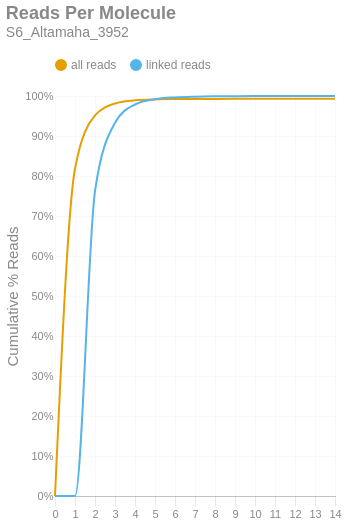

The cell this chart's notebook holds for it:
### Markdown cell above
### Reads per Molecule
This chart shows the cumulative distribution of the number of reads per linked molecule. That is, how many alignments are associated with a unique molecule. This excludes the number of reads associated with invalid or absent linked-read barcodes. The `linked` histogram is the percentages recalculated when disregarding singletons.

### Code cell
if SKIPLR:
    print_html(f"Skipped")
else:
    counts = np.bincount(valids['reads'].cast(pl.Int64).to_numpy())
    weighted = counts * np.arange(len(counts))
    all_perc = weighted / n_reads
    linked_perc = weighted / n_linked_reads
    linked_perc[1] = 0
    binned_df = pl.DataFrame({
        'readsper': list(range(len(counts))),
        'all reads (cumsum)': np.cumsum(all_perc).tolist(),
        'linked reads (cumsum)': np.cumsum(linked_perc).tolist(),
    })

    with SafeRender(binned_df):
        (
            density_plot(binned_df, 'Reads Per Molecule', samplename, 'readspmol')
            .encode(
                x=alt.X('readsper:O', title=None).axis(labelAngle=0).scale(padding=0),
                y=alt.Y('value:Q', title='Cumulative % Reads').axis(format='%').stack(False),
                color=alt.Color("key:N").scale(domain=["all reads", "linked reads"]),
                tooltip=[
                    alt.Tooltip("key:N", title="Data Type"),
                    alt.Tooltip("readsper:O", title="Reads Per Molecule"),
                    alt.Tooltip("value:Q", format=".2%", title="% Reads (Cum.)")
                ]            
            )
        ).display()

### Figure 1 — Vega-Lite specification as saved in the notebook (floating-point values rounded to 4 significant figures)
{"width": "container", "height": 400, "config": {"title": {"anchor": "start", "dy": -15, "fontSize": 18, "color": "#888888", "subtitleColor": "#888888", "subtitleFontSize": 14}, "arc": {"fill": "#0072B2"}, "axis": {"domainColor": "#888888", "domainWidth": 0.5, "gridWidth": 0.2, "grid": false, "titleFontWeight": 400, "titleFontSize": 15, "labelFontSize": 11, "labelColor": "#888888", "tickColor": "#888888", "tickWidth": 0.2, "titleColor": "#888888"}, "axisBand": {"grid": false}, "axisX": {"grid": true, "tickSize": 10, "domainCap": "round"}, "axisY": {"domain": false, "grid": true, "tickSize": 0, "domainCap": "round"}, "background": "transparent", "header": {"labelFontSize": 15, "labelColor": "#888888", "titleFontSize": 15, "titleFontWeight": 600, "titleColor": "#888888"}, "legend": {"labelFont": "sans-serif", "labelFontSize": 12, "labelColor": "#888888", "symbolSize": 100, "symbolType": "circle", "titleFontSize": 12, "titlePadding": 10, "titleColor": "#888888", "title": null, "orient": "top"}, "range": {"category": ["#E69F00", "#56B4E9", "#009E73", "#F0E442", "#0072B2", "#D55E00", "#CC79A7", "#000000"], "diverging": ["#cfe8f3", "#a2d4ec", "#73bfe2", "#46abdb", "#1696d2", "#12719e"]}, "area": {"fill": "#0072B2", "fillOpacity": 0.7, "line": true, "strokeOpacity": 0.7}, "line": {"color": "#0072B2", "stroke": "#0072B2", "strokeWidth": 2}, "trail": {"color": "#0072B2", "stroke": "#0072B2", "strokeWidth": 0, "size": 1}, "point": {"filled": true, "fillOpacity": 1.0, "size": 95}, "text": {"color": "#888888", "fontSize": 11, "align": "right", "fontWeight": 400, "size": 11}, "bar": {"fill": "#0072B2", "stroke": null}, "view": {"stroke": null, "continuousWidth": 660, "continuousHeight": 400}}, "data": {"name": "data-a5179a9ffffe1ff30be015f428f6cbd7"}, "mark": {"type": "line", "interpolate": "monotone", "point": {"opacity": 0, "size": 275}}, "encoding": {"color": {"field": "key", "scale": {"domain": ["all reads", "linked reads"]}, "type": "nominal"}, "tooltip": [{"field": "key", "title": "Data Type", "type": "nominal"}, {"field": "readsper", "title": "Reads Per Molecule", "type": "ordinal"}, {"field": "value", "format": ".2%", "title": "% Reads (Cum.)", "type": "quantitative"}], "x": {"axis": {"labelAngle": 0}, "field": "readsper", "scale": {"padding": 0}, "title": null, "type": "ordinal"}, "y": {"axis": {"format": "%"}, "field": "value", "stack": false, "title": "Cumulative % Reads", "type": "quantitative"}}, "params": [{"name": "param_c36ac31b6afebe62", "select": {"type": "point", "fields": ["key"]}, "bind": "legend"}], "title": {"text": "Reads Per Molecule", "subtitle": "S6_Altamaha_3952"}, "transform": [{"fold": ["all reads (cumsum)", "linked reads (cumsum)"]}, {"calculate": "replace(datum.key, ' (cumsum)', '')", "as": "key"}, {"filter": {"param": "param_c36ac31b6afebe62"}}], "usermeta": {"embedOptions": {"downloadFileName": "S6_Altamaha_3952.readspmol"}}, "$schema": "https://vega.github.io/schema/vega-lite/v6.1.0.json", "datasets": {"data-a5179a9ffffe1ff30be015f428f6cbd7": [{"readsper": 0, "all reads (cumsum)": 0.0, "linked reads (cumsum)": 0.0}, {"readsper": 1, "all reads (cumsum)": 0.8181, "linked reads (cumsum)": 0.0}, {"readsper": 2, "all reads (cumsum)": 0.9513, "linked reads (cumsum)": 0.7621}, {"readsper": 3, "all reads (cumsum)": 0.9812, "linked reads (cumsum)": 0.933}, {"readsper": 4, "all reads (cumsum)": 0.9892, "linked reads (cumsum)": 0.9788}, {"readsper": 5, "all reads (cumsum)": 0.9915, "linked reads (cumsum)": 0.992}, {"readsper": 6, "all reads (cumsum)": 0.9923, "linked reads (cumsum)": 0.9965}, {"readsper": 7, "all reads (cumsum)": 0.9926, "linked reads (cumsum)": 0.9984}, {"readsper": 8, "all reads (cumsum)": 0.9928, "linked reads (cumsum)": 0.9992}, {"readsper": 9, "all reads (cumsum)": 0.9928, "linked reads (cumsum)": 0.9995}, {"readsper": 10, "all reads (cumsum)": 0.9929, "linked reads (cumsum)": 0.9998}, {"readsper": 11, "all reads (cumsum)": 0.9929, "linked reads (cumsum)": 0.9998}, {"readsper": 12, "all reads (cumsum)": 0.9929, "linked reads (cumsum)": 1.0}, {"readsper": 13, "all reads (cumsum)": 0.9929, "linked reads (cumsum)": 1.0}, {"readsper": 14, "all reads (cumsum)": 0.9929, "linked reads (cumsum)": 1.0}]}}
